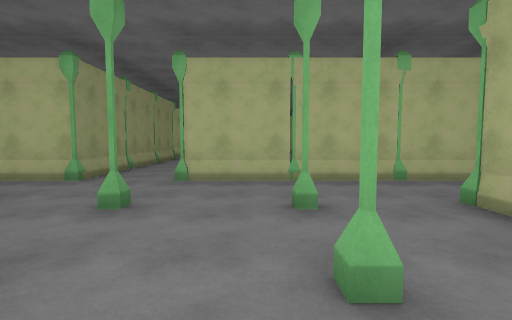
View 1 (above)

17 first-person views from a walk through a 3-D level made in the Unity game engine. The camera is 1.5 m above the floor, tilts 4° down and sees 85° across. The floor is counted in squares, 2 m on a side. Each view is taken from the middle of a square. On the plan, view 1 faces up. The plan holds only what a view shows up to about 10 squares ahead; the rest is blank. The place goes on beyond the plan. The player is left out.

View 2
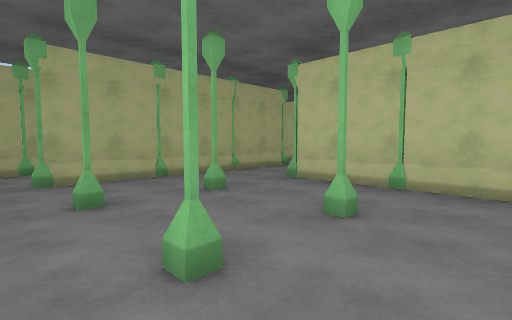

View 3
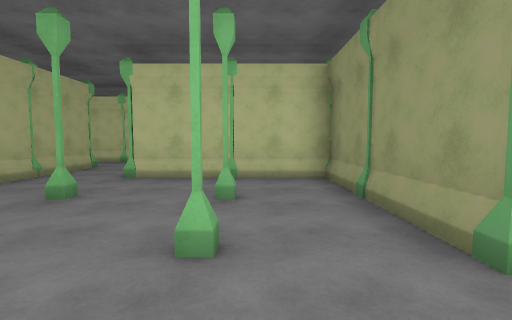

View 4
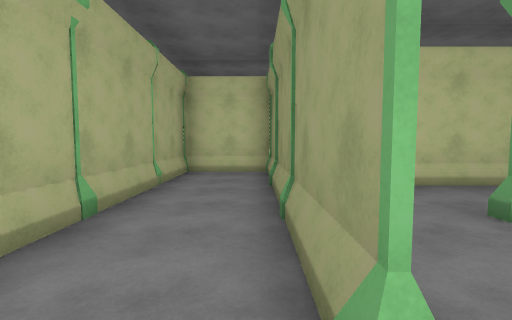

View 5
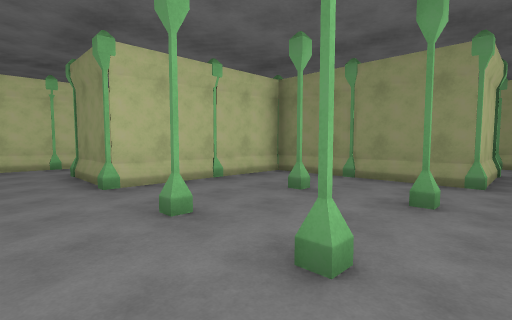

View 6
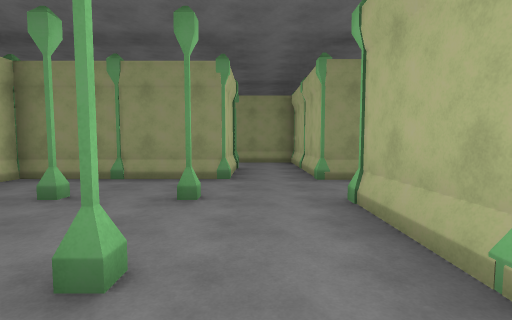

View 7
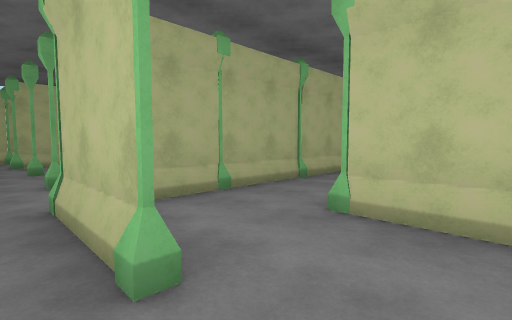

View 8
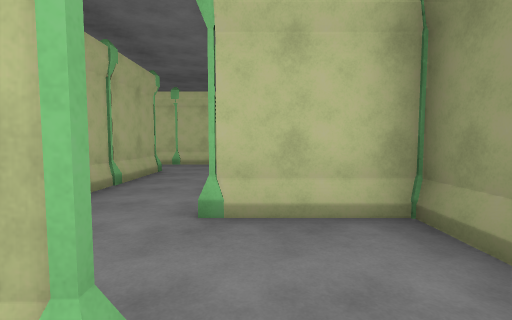

View 9
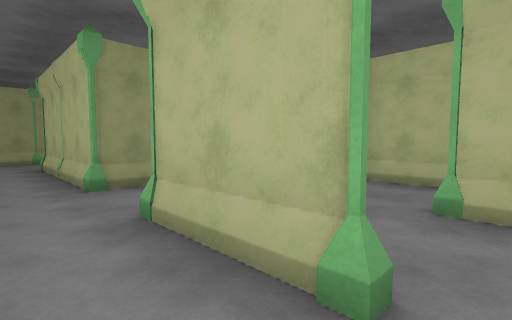

View 10
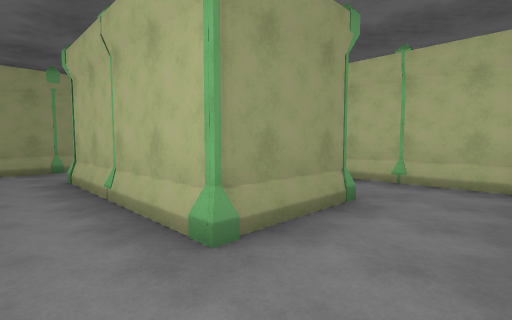

View 11
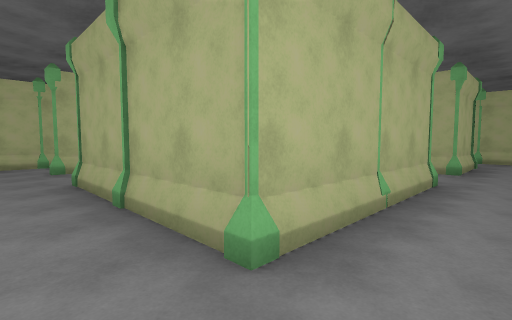

View 12
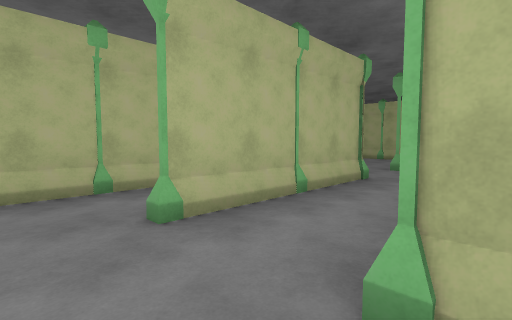

View 13
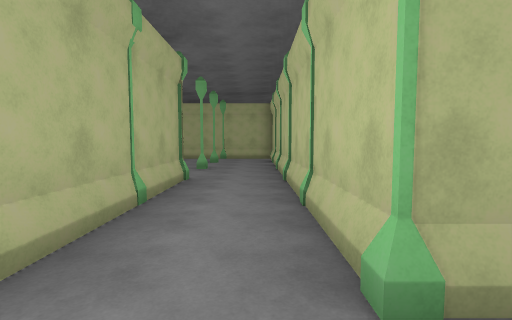

View 14
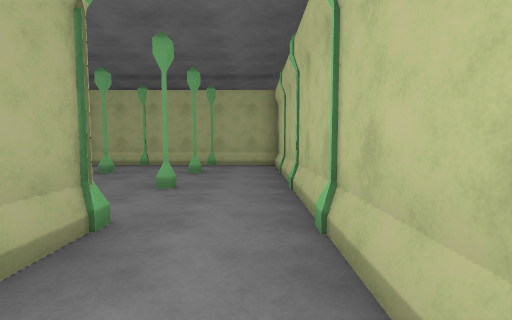

View 15
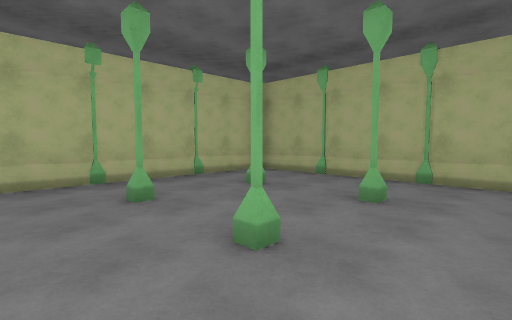

View 16
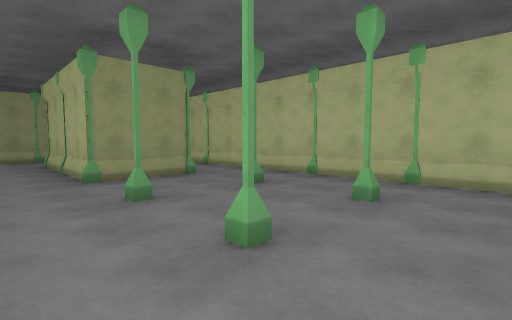

View 17
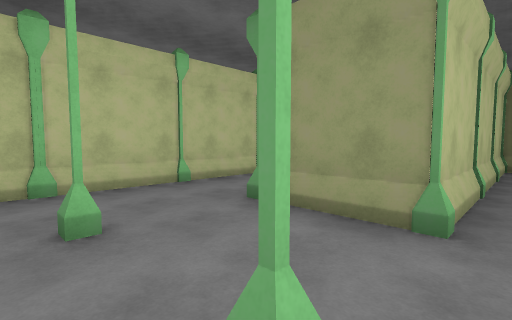

### Floor plan
Ten units are one square. View 1 is at (0, 0); x grows to the right and y downward. Boxes are objects, and circles mark ways between rooms. Rooms are numbered by the first view taken in them; rooms with no view inside come last. Other rooms are left out.
<svg viewBox="-195 -120 255 153">
<path fill="none" stroke="#000" d="M42 -53 -5 -53M-35 -34 -35 7 5 7M26 15 26 -26 26 24M-35 -65 -35 -53M34 28 45 28M47 25 47 -37M-35 -85 -35 -74M-33 -65 -33 -53M-33 -85 -33 -75M-50 -34 -56 -34 -35 -34M-76 -45 -76 -15M-75 -12 -64 -12M-33 -53 -74 -53M-35 4 -35 -25M-158 -17 -158 -2M-104 -12 -138 -12 -138 -45M-97 -25 -97 -14M-64 -12 -75 -12M-126 -53 -94 -53M-84 -53 -108 -53M-97 -75 -126 -75M-97 -86 -97 -75M-128 -94 -149 -94M-126 -75 -138 -75M-94 -53 -35 -53 -35 -105M-38 -114 -128 -114M-35 -100 -35 -95M-136 -53 -126 -53M-158 -97 -158 -74M-158 -94 -104 -94M-33 -100 -33 -85M-33 -75 -33 -65M-35 16 -35 4"/>
<rect x="-35" y="-15" width="10" height="10" fill="#bbb"><title>pillar</title></rect>
<rect x="-35" y="-35" width="10" height="10" fill="#bbb"><title>pillar</title></rect>
<rect x="-35" y="-55" width="10" height="10" fill="#bbb"><title>pillar</title></rect>
<rect x="-25" y="-15" width="10" height="10" fill="#bbb"><title>pillar</title></rect>
<rect x="-25" y="-35" width="10" height="10" fill="#bbb"><title>pillar</title></rect>
<rect x="-15" y="-55" width="10" height="10" fill="#bbb"><title>pillar</title></rect>
<rect x="5" y="5" width="10" height="10" fill="#bbb"><title>pillar</title></rect>
<rect x="5" y="-15" width="10" height="10" fill="#bbb"><title>pillar</title></rect>
<rect x="5" y="-35" width="10" height="10" fill="#bbb"><title>pillar</title></rect>
<rect x="5" y="-55" width="10" height="10" fill="#bbb"><title>pillar</title></rect>
<rect x="25" y="5" width="10" height="10" fill="#bbb"><title>pillar</title></rect>
<rect x="25" y="-15" width="10" height="10" fill="#bbb"><title>pillar</title></rect>
<rect x="25" y="-35" width="10" height="10" fill="#bbb"><title>pillar</title></rect>
<rect x="25" y="-55" width="10" height="10" fill="#bbb"><title>pillar</title></rect>
<rect x="45" y="5" width="10" height="10" fill="#bbb"><title>pillar</title></rect>
<rect x="45" y="-15" width="10" height="10" fill="#bbb"><title>pillar</title></rect>
<rect x="45" y="-35" width="10" height="10" fill="#bbb"><title>pillar</title></rect>
<rect x="-85" y="-35" width="10" height="10" fill="#bbb"><title>pillar</title></rect>
<rect x="-65" y="-15" width="10" height="10" fill="#bbb"><title>pillar</title></rect>
<rect x="-65" y="-35" width="10" height="10" fill="#bbb"><title>pillar</title></rect>
<rect x="-65" y="-55" width="10" height="10" fill="#bbb"><title>pillar</title></rect>
<rect x="-165" y="-15" width="10" height="10" fill="#bbb"><title>pillar</title></rect>
<rect x="-145" y="-15" width="10" height="10" fill="#bbb"><title>pillar</title></rect>
<rect x="-145" y="-35" width="10" height="10" fill="#bbb"><title>pillar</title></rect>
<rect x="-145" y="-55" width="10" height="10" fill="#bbb"><title>pillar</title></rect>
<rect x="-125" y="-15" width="10" height="10" fill="#bbb"><title>pillar</title></rect>
<rect x="-105" y="-15" width="10" height="10" fill="#bbb"><title>pillar</title></rect>
<rect x="-85" y="-15" width="10" height="10" fill="#bbb"><title>pillar</title></rect>
<rect x="-125" y="-55" width="10" height="10" fill="#bbb"><title>pillar</title></rect>
<rect x="-125" y="-75" width="10" height="10" fill="#bbb"><title>pillar</title></rect>
<rect x="-105" y="-35" width="10" height="10" fill="#bbb"><title>pillar</title></rect>
<rect x="-105" y="-55" width="10" height="10" fill="#bbb"><title>pillar</title></rect>
<rect x="-105" y="-75" width="10" height="10" fill="#bbb"><title>pillar</title></rect>
<rect x="-165" y="-75" width="10" height="10" fill="#bbb"><title>pillar</title></rect>
<rect x="-145" y="-75" width="10" height="10" fill="#bbb"><title>pillar</title></rect>
<rect x="-145" y="-95" width="10" height="10" fill="#bbb"><title>pillar</title></rect>
<rect x="-125" y="-95" width="10" height="10" fill="#bbb"><title>pillar</title></rect>
<rect x="-125" y="-115" width="10" height="10" fill="#bbb"><title>pillar</title></rect>
<rect x="-105" y="-95" width="10" height="10" fill="#bbb"><title>pillar</title></rect>
<rect x="-85" y="-55" width="10" height="10" fill="#bbb"><title>pillar</title></rect>
<rect x="-85" y="-75" width="10" height="10" fill="#bbb"><title>pillar</title></rect>
<rect x="-85" y="-105" width="10" height="20" fill="#bbb"><title>pillar</title></rect>
<rect x="-85" y="-115" width="10" height="10" fill="#bbb"><title>pillar</title></rect>
<rect x="-65" y="-75" width="20" height="10" fill="#bbb"><title>pillar</title></rect>
<rect x="-65" y="-105" width="20" height="20" fill="#bbb"><title>pillar</title></rect>
<rect x="-55" y="-115" width="10" height="10" fill="#bbb"><title>pillar</title></rect>
<rect x="-35" y="-75" width="10" height="10" fill="#bbb"><title>pillar</title></rect>
<rect x="-35" y="-95" width="10" height="10" fill="#bbb"><title>pillar</title></rect>
<rect x="-45" y="5" width="10" height="10" fill="#bbb"><title>pillar</title></rect>
<circle cx="-45" cy="-40" r="3" fill="#2a7"/>
<circle cx="-20" cy="-75" r="3" fill="#2a7"/>
<circle cx="-90" cy="-20" r="3" fill="#2a7"/>
<circle cx="-145" cy="-60" r="3" fill="#2a7"/>
<circle cx="-110" cy="-65" r="3" fill="#2a7"/>
<text x="10" y="-30">1</text>
<text x="-60" y="-30">2</text>
<text x="-190" y="20">3</text>
<text x="-110" y="-40">4</text>
<text x="-90" y="-100">5</text>
<text x="-40" y="10">6</text>
</svg>
Room 1 opens to room 2. Room 1 opens to room 5. Room 3 opens to room 4. Room 3 opens to room 5. Room 4 opens to room 5.

Where each view was taken, in squares from view 1:
view 1: 0 up, 0 right, facing up
view 2: 4 up, 3 left, facing down-right
view 3: 5 up, 2 left, facing down
view 4: 4 up, 3 right, facing down
view 5: 4 up, 2 right, facing down-left
view 6: 4 up, 2 right, facing left
view 7: 4 up, 7 left, facing down-right
view 8: 4 up, 6 left, facing down
view 9: 0 up, 5 left, facing up-left
view 10: 0 up, 8 left, facing up-left
view 11: 0 up, 15 left, facing up-right
view 12: 5 up, 15 left, facing up-right
view 13: 6 up, 15 left, facing right
view 14: 6 up, 12 left, facing right
view 15: 6 up, 9 left, facing up-right
view 16: 6 up, 4 left, facing up-left
view 17: 10 up, 7 left, facing down-left
